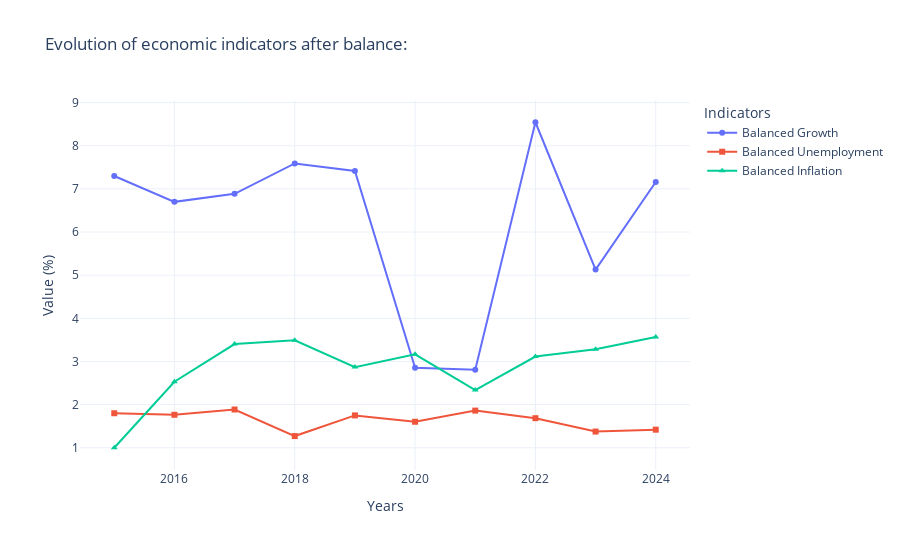

The cell this chart's notebook holds for it:
### Code cell
fig = go.Figure()

fig.add_trace(go.Scatter(

    x=annees,

    y=Growth_list,

    mode='lines+markers',

    name='Balanced Growth',

    marker=dict(symbol='circle')

))

fig.add_trace(go.Scatter(

    x=annees,

    y=Unemployement_list,

    mode='lines+markers',

    name='Balanced Unemployment',

    marker=dict(symbol='square')

))

fig.add_trace(go.Scatter(

    x=annees,

    y=inflation_list,

    mode='lines+markers',

    name='Balanced Inflation',

    marker=dict(symbol='triangle-up')

))

fig.update_layout(

    title="Evolution of economic indicators after balance:",

    xaxis_title="Years",

    yaxis_title="Value (%)",

    legend_title="Indicators",

    template="plotly_white",

    width=900,

    height=550,

    hovermode='x unified',

    xaxis=dict(showgrid=True),

    yaxis=dict(showgrid=True)

)

fig.show()

### Figure 1 — Plotly figure (JSON) as saved in the notebook; plotly's stock layout.template omitted (floating-point values rounded to 4 significant figures)
{"data": [{"marker": {"symbol": "circle"}, "mode": "lines+markers", "name": "Balanced Growth", "type": "scatter", "x": [2015, 2016, 2017, 2018, 2019, 2020, 2021, 2022, 2023, 2024], "y": [7.3, 6.7, 6.885, 7.59, 7.415, 2.855, 2.81, 8.545, 5.13, 7.16]}, {"marker": {"symbol": "square"}, "mode": "lines+markers", "name": "Balanced Unemployment", "type": "scatter", "x": [2015, 2016, 2017, 2018, 2019, 2020, 2021, 2022, 2023, 2024], "y": [1.8, 1.764, 1.886, 1.271, 1.75, 1.603, 1.861, 1.685, 1.376, 1.419]}, {"marker": {"symbol": "triangle-up"}, "mode": "lines+markers", "name": "Balanced Inflation", "type": "scatter", "x": [2015, 2016, 2017, 2018, 2019, 2020, 2021, 2022, 2023, 2024], "y": [1, 2.53, 3.403, 3.49, 2.869, 3.167, 2.337, 3.114, 3.281, 3.568]}], "layout": {"height": 550, "hovermode": "x unified", "legend": {"title": {"text": "Indicators"}}, "title": {"text": "Evolution of economic indicators after balance:"}, "width": 900, "xaxis": {"showgrid": true, "title": {"text": "Years"}}, "yaxis": {"showgrid": true, "title": {"text": "Value (%)"}}}}
